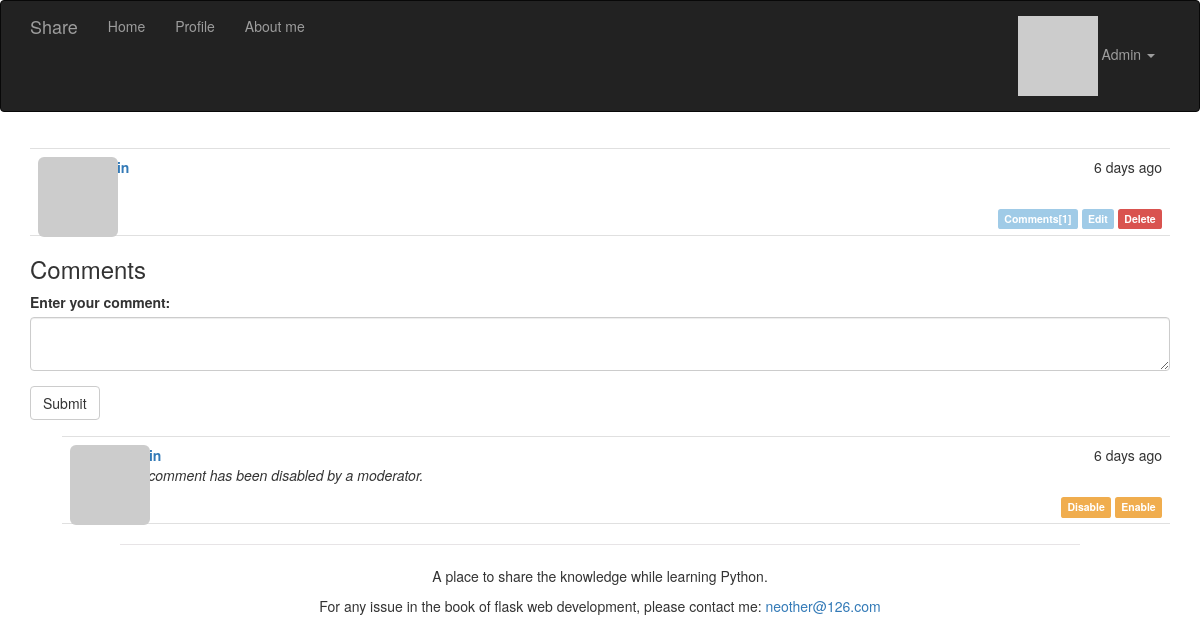
The app's page /post/101 (signed in), older data.
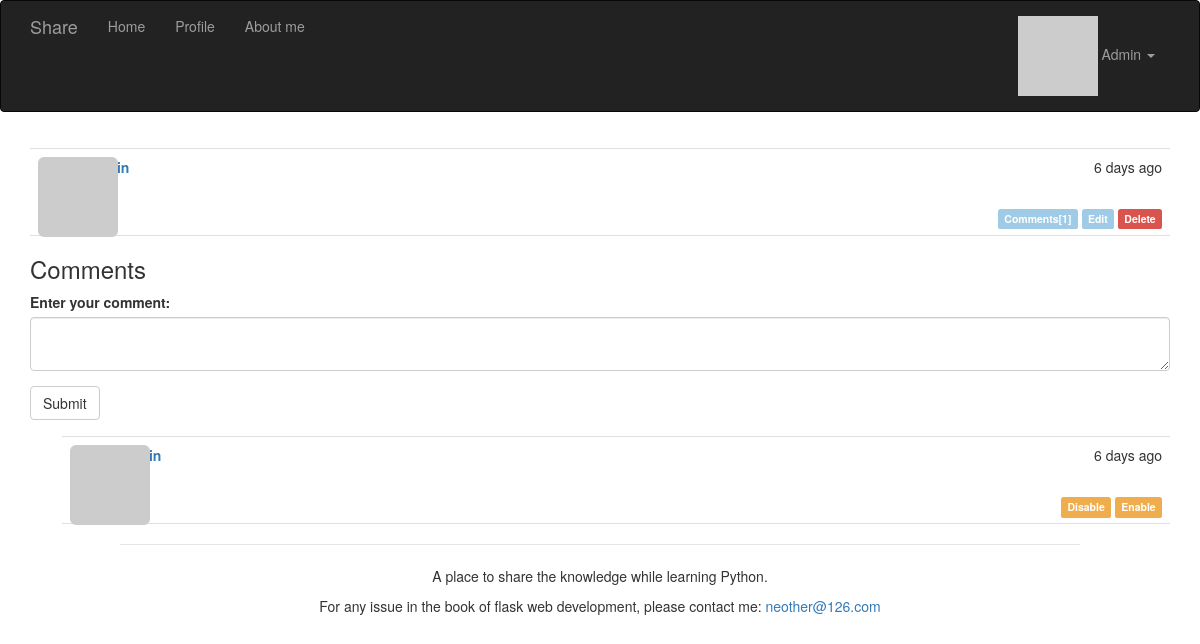
The same page, newer data.
### app/models.py (models this page shows, shortened)
class Comment(db.Model):
    __tablename__ = 'comments'
    id = db.Column(db.Integer, primary_key=True)
    body = db.Column(db.Text)
    body_html = db.Column(db.Text)
    timestamp = db.Column(db.DateTime, index=True, default=datetime.utcnow)
    disabled = db.Column(db.Boolean)
    author_id = db.Column(db.Integer, db.ForeignKey('users.id'))
    post_id = db.Column(db.Integer, db.ForeignKey('posts.id'))

### app/main/views.py (the view)
@main.route('/post/<int:id>', methods=['GET', 'POST'])
@login_required
def post(id):
    post = Post.query.get_or_404(id)
    form = CommentForm()
    if form.validate_on_submit():
        comment = Comment(body=form.body.data, post=post,
                          author=current_user._get_current_object())
        db.session.add(comment)
        flash('Your comment has been published.')
        return redirect(url_for('.post', id=post.id))
    comments = post.comments
    return render_template('post.html', posts=[post], form=form, comments=comments)

### app/main/forms.py
class CommentForm(FlaskForm):
    body = PageDownField('Enter your comment:', validators=[DataRequired()])
    submit = SubmitField('Submit')

### app/auth/views.py (called while the page is built)
@auth.before_app_request
def before_request():
    if current_user.is_authenticated:
        current_user.ping()
        if not current_user.confirmed \
                and request.blueprint != 'auth' \
                and request.endpoint != 'static':
            return redirect(url_for('auth.unconfirmed'))

### app/main/__init__.py (called while the page is built)
@main.app_context_processor
def inject_permissions():
    return dict(Permission=Permission)

### app/models.py (called while the page is built)
    @login_manager.user_loader
    def load_user(user_id):
        return User.query.get(int(user_id))

    def can(self, perm):
        return self.role is not None and self.role.has_permission(perm)

    def ping(self):
        self.last_seen = datetime.utcnow()
        db.session.add(self)

    def gravatar_hash(self):
        return hashlib.md5(self.email.lower().encode('utf-8')).hexdigest()

    def has_permission(self, perm):
        return self.permissions & perm == perm

### app/templates/post.html (shortened to what this page needs)
{% extends "base.html" %}
{% import "bootstrap/wtf.html" as wtf %}
{% block page_content %}
	{% include '_posts.html' %}
	<h3 id = "comments">Comments</h3>
	{{ wtf.quick_form(form) }}
	{% include '_comments.html' %}
{% endblock %}

### app/templates/_comments.html
<ul class="comments">
    {% for comment in comments %}
    <li class="comment">
        <div class="comment-thumbnail">
            <a href="{{ url_for('.user', username=comment.author.username) }}">
                <img class="img-rounded profile-thumbnail" src="{{ comment.author.gravatar(size=40) }}">
            </a>
        </div>
        <div class="comment-content">
            <div class="comment-date">{{ moment(comment.timestamp).fromNow() }}</div>
            <div class="comment-author"><a href="{{ url_for('.user', username=comment.author.username) }}">{{ comment.author.username }}</a></div>
            <div class="comment-body">
                {% if comment.disabled %}
                <p><i>This comment has been disabled by a moderator.</i></p>
                {% endif %}
                {% if moderate or not comment.disabled %}
                    {% if comment.body_html %}
                        {{ comment.body_html | safe }}
                    {% else %}
                        {{ comment.body }}
                    {% endif %}
                {% endif %}
            </div>
            <div class="comment-footer">
                   {% if current_user.email == '401316161@qq.com' %}
                    <a href="{{ url_for('.disable', id=comment.id) }}"><span class="label label-warning">Disable</span></a>
                    <a href="{{ url_for('.enable', id=comment.id) }}"><span class="label label-warning">Enable</span></a>
                                        {% endif %}
            </div>
        </div>
    </li>
    {% endfor %}
</ul>

Row changes from the older to the newer data that the page shows:
changed Comment: no longer shows "This comment has been disabled by a moderator."
